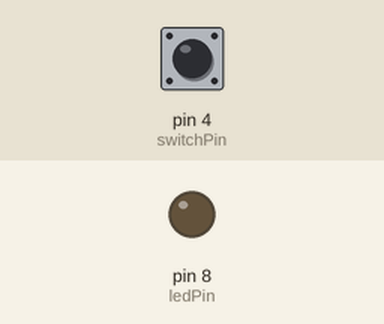
The sketch below on a simulated Arduino Uno, built with avr-gcc and run on an emulated ATmega328P. Shown: output pins drawn as LEDs (lit = HIGH). The inputs (shaded band) are chosen by the test bench; at power-on: pin 4 (switchPin) LOW. What the sketch prints to the serial monitor is not drawn.

Above: at 1.2 s.
1.3 s: pin 4 (switchPin) pulled HIGH for 0.15 s
At 1.43 s:
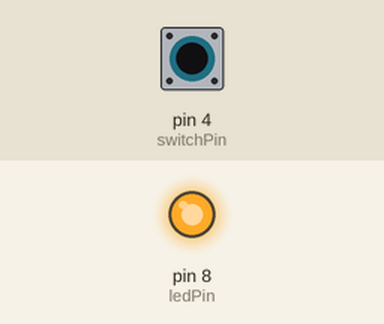
3.0 s: pin 4 (switchPin) pulled HIGH for 3.2 s
At 7.2 s:
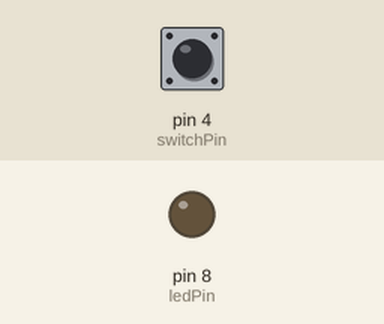
Timing chart, 0 to 8.7 s (numbered marks = the images above; inputs shaded):
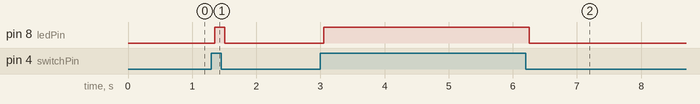

The sketch:

debounce_resolved.ino
```cpp
int ledPin = 8;
int switchPin = 4;

// store a state of the button and a previous state to the button
bool current_switchState = LOW;
bool previous_switchState = LOW;

void setup() {
  pinMode(ledPin, OUTPUT);
  pinMode(switchPin, INPUT);
  Serial.begin(9600);

}

void loop() {
  // take a current reading of the button
  current_switchState = digitalRead(switchPin);
  Serial.println(current_switchState);
  // if the current reading is different from the previous reading,
  if (current_switchState != previous_switchState) {
    // wait a tiny of of time.
    delay(50);
    // then I want to take a new reading, and store this as my current state
    current_switchState = digitalRead(switchPin);
    // if my previous state was low, and my current state is high, then light the led
    if (previous_switchState == LOW && current_switchState == HIGH) {
      digitalWrite(ledPin, HIGH);
    } // if: compare current + previous  after time

    else {
      digitalWrite(ledPin, LOW);
    }
    // store the previous state
    previous_switchState = current_switchState;
  } // if: current + previous are different

}
```

Measured:
- after the input at 1.3 s, pin 8 (ledPin): LOW → HIGH after 0.06 s, → LOW 0.15 s later
- after the input at 3.0 s, pin 8 (ledPin): LOW → HIGH after 0.06 s, → LOW 3.2 s later
